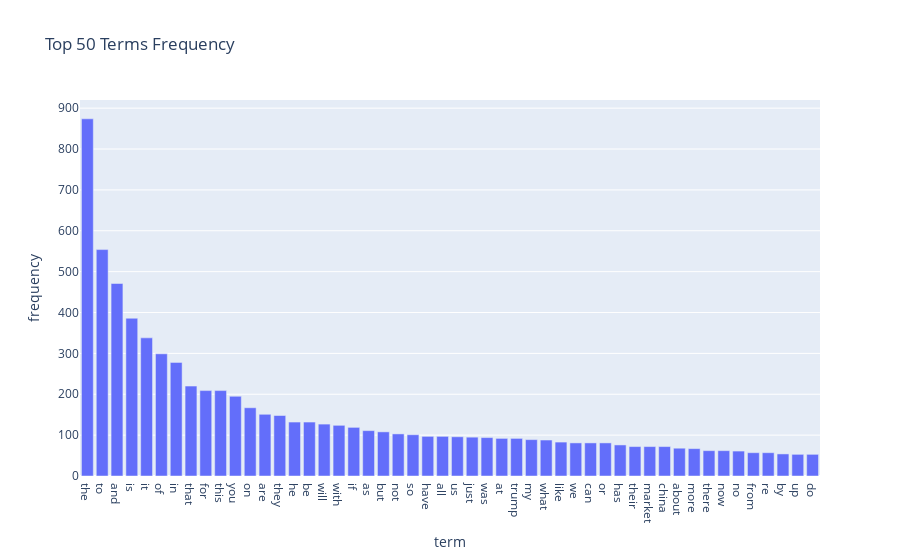

This figure's notebook cell:
### Markdown cell above
### >>> **Exercise 14:**

### Code cell
df_terms = pd.DataFrame({
    "term": count_vect.get_feature_names_out(),
    "frequency": term_frequencies
}).sort_values(by = "frequency", ascending = False)

df_top = df_terms.head(50)

fig = px.bar(df_top, x = "term", y = "frequency",
             title = "Top 50 Terms Frequency")

fig.show()

### Figure 1 — Plotly figure (JSON) as saved in the notebook; plotly's stock layout.template omitted (floating-point values rounded to 4 significant figures)
{"data": [{"hovertemplate": "term=%{x}<br>frequency=%{y}<extra></extra>", "legendgroup": "", "marker": {"color": "#636efa", "pattern": {"shape": ""}}, "name": "", "orientation": "v", "showlegend": false, "textposition": "auto", "type": "bar", "x": ["the", "to", "and", "is", "it", "of", "in", "that", "for", "this", "you", "on", "are", "they", "he", "be", "will", "with", "if", "as", "but", "not", "so", "have", "all", "us", "just", "was", "at", "trump", "my", "what", "like", "we", "can", "or", "has", "their", "market", "china", "about", "more", "there", "now", "no", "from", "re", "by", "up", "do"], "xaxis": "x", "y": [874, 554, 471, 386, 338, 299, 278, 220, 209, 209, 195, 167, 151, 148, 132, 132, 127, 124, 119, 111, 108, 103, 101, 97, 97, 96, 95, 94, 92, 92, 89, 88, 83, 81, 81, 81, 76, 72, 72, 72, 68, 67, 62, 62, 61, 57, 57, 54, 53, 53], "yaxis": "y"}], "layout": {"barmode": "relative", "legend": {"tracegroupgap": 0}, "title": {"text": "Top 50 Terms Frequency"}, "xaxis": {"anchor": "y", "domain": [0, 1], "title": {"text": "term"}}, "yaxis": {"anchor": "x", "domain": [0, 1], "title": {"text": "frequency"}}}}
